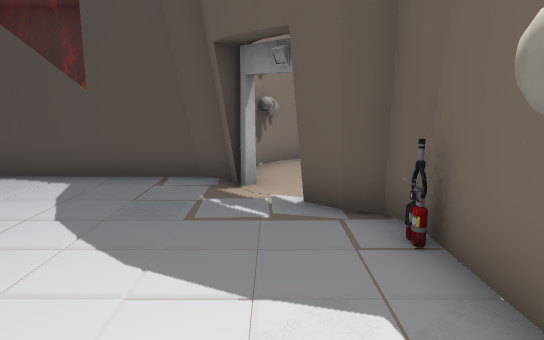
[1] (above)

14 first-person views from a walk through a Unity game level. The camera is 1.5 m above the floor, tilts 10° down and sees 70° across. The floor is counted in squares, 1 m on a side. Each view is taken from the middle of a square. On the plan, view 1 faces up. The plan holds only what a view shows up to about 17 squares ahead; the rest is blank. The place goes on beyond the plan. The player is left out. Door leaves are left out, so doorways stand open. Some surface patterns are stand-ins.

[2]
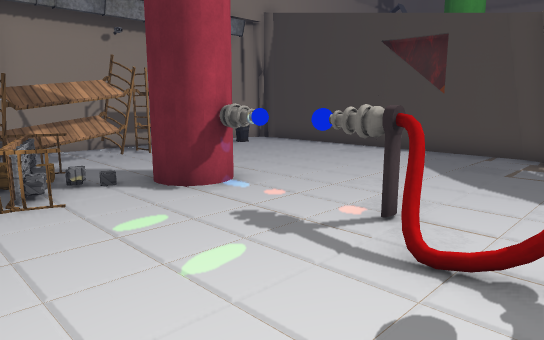

[3]
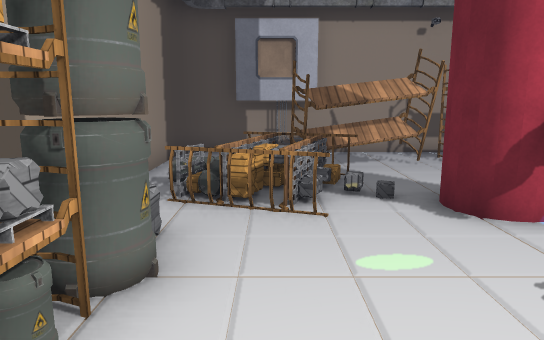

[4]
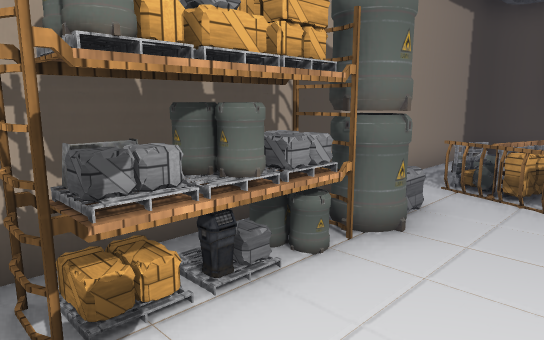

[5]
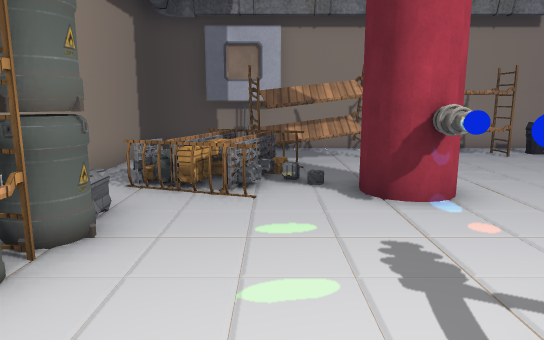

[6]
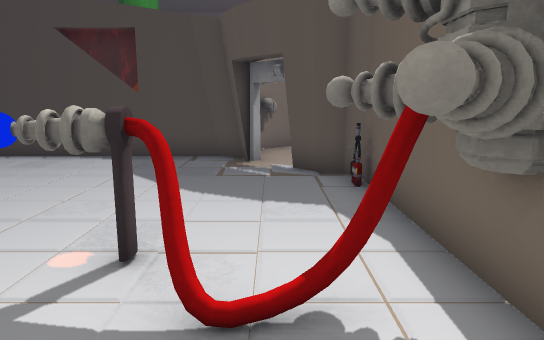

[7]
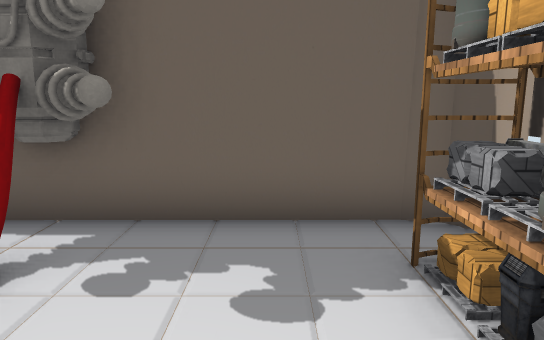

[8]
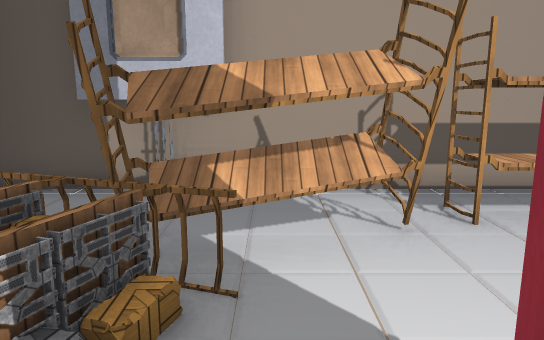

[9]
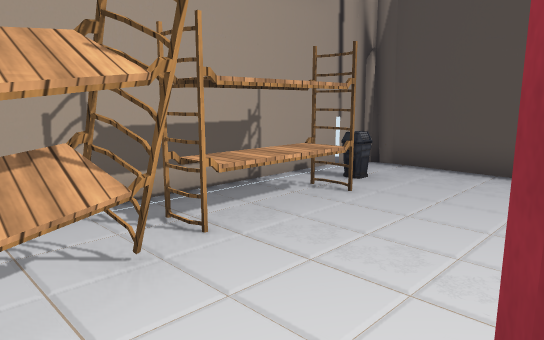

[10]
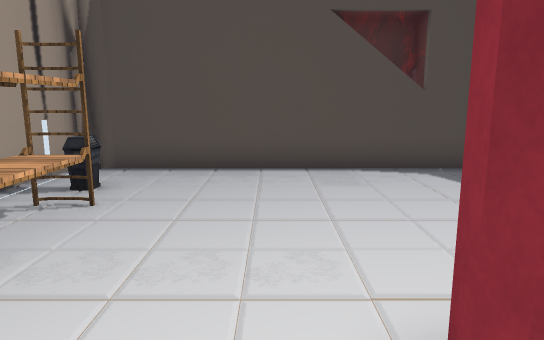

[11]
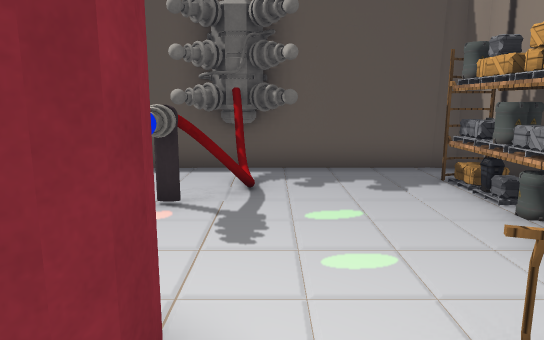

[12]
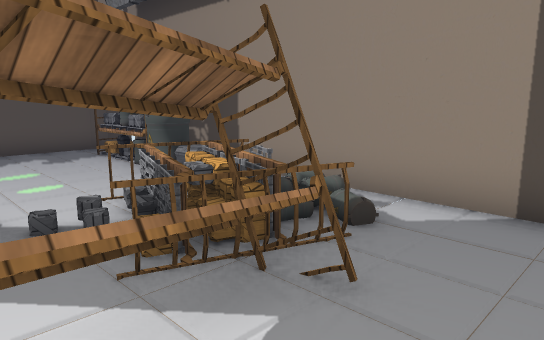

[13]
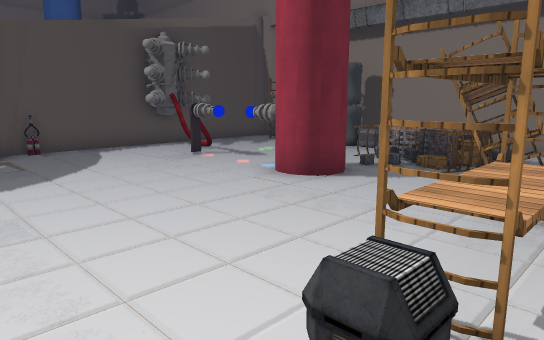

[14]
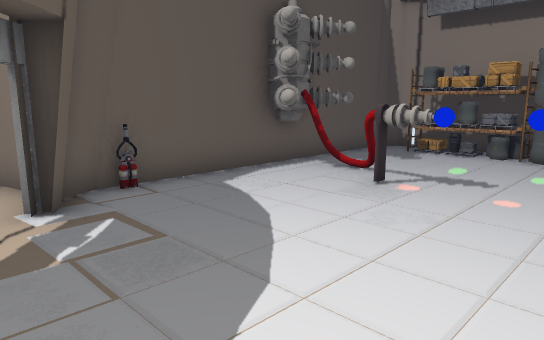

### Floor plan
Key: @ floor where view 1 was taken; # wall or solid block; . floor; D open door; = window, fence, low wall or low ledge; v drop or lower ground; E fire extinguisher; B bin; P pipe; C crate; A barrel; N vent; O other object.
Columns run from 12 left of view 1 to 3 right of it. Each row starts with its distance up from view 1.
 10            #
  9            #
  8 #######==###
  7 #..........#D#
  6 #.B.........DD
  5 #...........####
  4 #.O...........E
  3 #.O...........#
  2 #.O...........#
  1 #.....##O.O..O#
  0 #.OO.. #O.O#@##
 -1 #..OO........O#
 -2 #P.OO.O.......#
 -3 #P.OOOvO......#
 -4 ##... O.CAAOO.#
 -5 #.... = CAOACN#
 -6 ###############

Where each view was taken, in squares from view 1:
view 1: 0 up, 0 right, facing up
view 2: 4 down, 1 right, facing up-left
view 3: 3 down, 0 right, facing left
view 4: 2 down, 1 right, facing down-left
view 5: 2 down, 1 right, facing left
view 6: 3 down, 0 right, facing up
view 7: 3 down, 3 left, facing right
view 8: 1 down, 5 left, facing left
view 9: 1 down, 6 left, facing up-left
view 10: 1 down, 7 left, facing up
view 11: 1 down, 7 left, facing right
view 12: 0 up, 11 left, facing down-right
view 13: 7 up, 11 left, facing down-right
view 14: 7 up, 5 left, facing down-right
